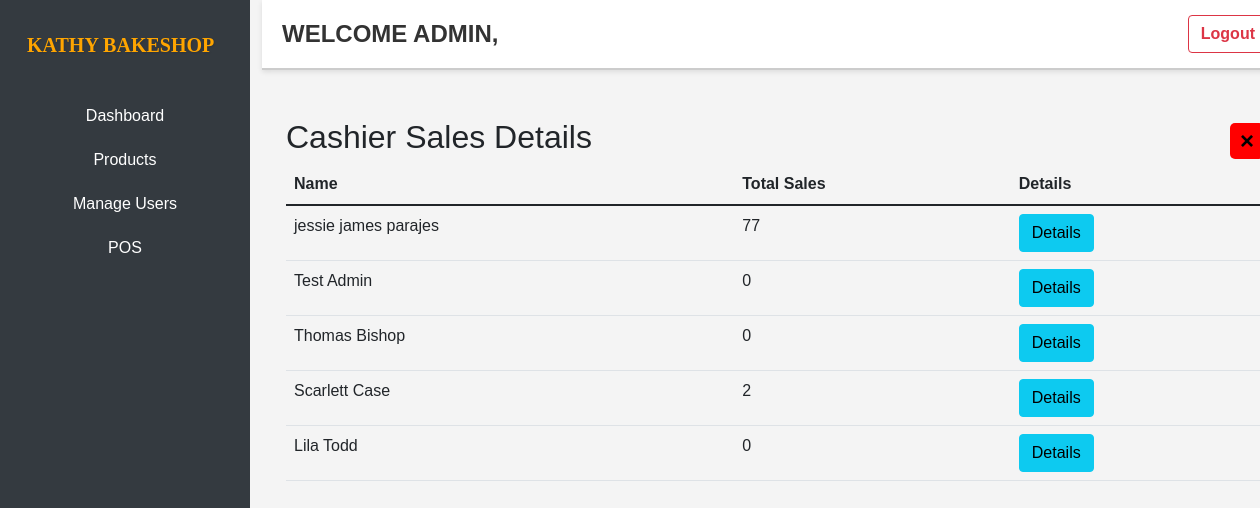
Screenshot of /Admin-WEB/dashboard/Total_cashier/index.php with the database file from the repository.
### tables this page shows
CREATE TABLE `users` (
  `id` int(11) NOT NULL,
  `first_name` varchar(25) NOT NULL,
  `last_name` varchar(25) NOT NULL,
  `username` varchar(30) NOT NULL,
  `password` varchar(255) NOT NULL,
  `ifadmin` int(11) NOT NULL,
  `role` enum('admin','staff','','') NOT NULL
);

### Actions/cashier_total_sales.php (called while the page is built)
<?php
$database = new Database();
$conn = $database->conn;
$sql = "
    SELECT u.id, CONCAT(u.first_name, ' ', u.last_name) AS full_name,
           COUNT(CASE WHEN o.status = 'completed' THEN o.id END) AS total_completed_orders
    FROM users u
    LEFT JOIN orders o ON u.id = o.user_id  -- Ensure this matches your foreign key
    WHERE u.role IN ('staff', 'admin')  -- Include both 'staff' and 'admin' roles
    GROUP BY u.id
";
$result = $conn->query($sql);

### Admin-WEB/dashboard/Total_cashier/index.php (the view, shortened to what this page needs)
<?php
include_once '../../../Actions/cashier_total_sales.php';
include "../includes/header.php";
?>
<body>
    <div class="container mt-5">
        <div class="d-flex justify-content-between align-items-center">
            <h2>Cashier Sales Details</h2>
            <a href=".." style=" text-decoration: none; color: black; background-color: red; padding: 0px 10px; font-size: 1.5em; font-weight: bold; border-radius: 5px; display: inline-block; cursor: pointer;">&times;</a>
        </div>
        <table class="table">
            <thead>
                <tr>
                    <th>Name</th>
                    <th>Total Sales</th>
                    <th>Details</th>
                </tr>
            </thead>
            <tbody>
                <?php
                if ($result) {
                    while ($row = $result->fetch_assoc()) {
                        echo "<tr>";
                        echo "<td>" . htmlspecialchars($row['full_name']) . "</td>";
                        echo "<td>" . htmlspecialchars($row['total_completed_orders']) . "</td>";
                        echo "<td><a href='daily_cashier.php?cashier_id=" . htmlspecialchars($row['id']) . "' class='btn btn-info'>Details</a></td>";
                        echo "</tr>";
                    }
                } else {
                    echo "<tr><td colspan='3'>No cashiers or admins found</td></tr>";
                }
                ?>
            </tbody>
        </table>
    </div>

### Admin-WEB/dashboard/includes/header.php (style rules this page uses)
body { overflow-x: hidden; font-family: Arial, sans-serif; background-color: #f4f4f4; margin: 0; }

### rows the page displays
users: full_name "jessie james parajes", total_completed_orders "77"
users: full_name "Test Admin", total_completed_orders "0"
users: full_name "Thomas Bishop", total_completed_orders "0"
users: full_name "Scarlett Case", total_completed_orders "2"
users: full_name "Lila Todd", total_completed_orders "0"
